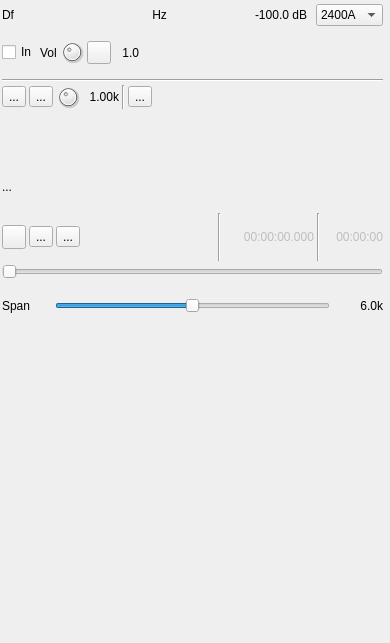
<?xml version="1.0" encoding="UTF-8"?>
<ui version="4.0">
 <class>FreeDVModGUI</class>
 <widget class="RollupWidget" name="FreeDVModGUI">
  <property name="geometry">
   <rect>
    <x>0</x>
    <y>0</y>
    <width>390</width>
    <height>643</height>
   </rect>
  </property>
  <property name="sizePolicy">
   <sizepolicy hsizetype="Minimum" vsizetype="Preferred">
    <horstretch>0</horstretch>
    <verstretch>0</verstretch>
   </sizepolicy>
  </property>
  <property name="minimumSize">
   <size>
    <width>390</width>
    <height>0</height>
   </size>
  </property>
  <property name="font">
   <font>
    <family>Liberation Sans</family>
    <pointsize>9</pointsize>
   </font>
  </property>
  <property name="windowTitle">
   <string>FreeDV Modulator</string>
  </property>
  <widget class="QWidget" name="settingsContainer" native="true">
   <property name="geometry">
    <rect>
     <x>0</x>
     <y>0</y>
     <width>385</width>
     <height>331</height>
    </rect>
   </property>
   <property name="minimumSize">
    <size>
     <width>385</width>
     <height>0</height>
    </size>
   </property>
   <property name="windowTitle">
    <string>Settings</string>
   </property>
   <layout class="QVBoxLayout" name="verticalLayout_2">
    <property name="spacing">
     <number>3</number>
    </property>
    <property name="leftMargin">
     <number>2</number>
    </property>
    <property name="topMargin">
     <number>2</number>
    </property>
    <property name="rightMargin">
     <number>2</number>
    </property>
    <property name="bottomMargin">
     <number>2</number>
    </property>
    <item>
     <layout class="QHBoxLayout" name="deltaFreqPowLayout">
      <property name="topMargin">
       <number>2</number>
      </property>
      <item>
       <layout class="QHBoxLayout" name="deltaFrequencyLayout">
        <item>
         <widget class="QLabel" name="deltaFrequencyLabel">
          <property name="minimumSize">
           <size>
            <width>16</width>
            <height>0</height>
           </size>
          </property>
          <property name="text">
           <string>Df</string>
          </property>
         </widget>
        </item>
        <item>
         <widget class="ValueDialZ" name="deltaFrequency" native="true">
          <property name="sizePolicy">
           <sizepolicy hsizetype="Maximum" vsizetype="Maximum">
            <horstretch>0</horstretch>
            <verstretch>0</verstretch>
           </sizepolicy>
          </property>
          <property name="minimumSize">
           <size>
            <width>125</width>
            <height>16</height>
           </size>
          </property>
          <property name="font">
           <font>
            <family>Liberation Mono</family>
            <pointsize>12</pointsize>
           </font>
          </property>
          <property name="cursor">
           <cursorShape>PointingHandCursor</cursorShape>
          </property>
          <property name="focusPolicy">
           <enum>Qt::StrongFocus</enum>
          </property>
          <property name="toolTip">
           <string>Demod shift frequency from center in Hz</string>
          </property>
         </widget>
        </item>
        <item>
         <widget class="QLabel" name="deltaUnits">
          <property name="text">
           <string> Hz </string>
          </property>
         </widget>
        </item>
       </layout>
      </item>
      <item>
       <spacer name="freqPowSpacer">
        <property name="orientation">
         <enum>Qt::Horizontal</enum>
        </property>
        <property name="sizeHint" stdset="0">
         <size>
          <width>40</width>
          <height>20</height>
         </size>
        </property>
       </spacer>
      </item>
      <item>
       <widget class="QLabel" name="channelPower">
        <property name="minimumSize">
         <size>
          <width>60</width>
          <height>0</height>
         </size>
        </property>
        <property name="toolTip">
         <string>Channel power</string>
        </property>
        <property name="layoutDirection">
         <enum>Qt::RightToLeft</enum>
        </property>
        <property name="text">
         <string>-100.0 dB</string>
        </property>
        <property name="alignment">
         <set>Qt::AlignRight|Qt::AlignTrailing|Qt::AlignVCenter</set>
        </property>
       </widget>
      </item>
      <item>
       <layout class="QHBoxLayout" name="audioOptionsLayout">
        <property name="leftMargin">
         <number>6</number>
        </property>
        <item>
         <widget class="QComboBox" name="freeDVMode">
          <property name="toolTip">
           <string>FreeDV mode</string>
          </property>
          <item>
           <property name="text">
            <string>2400A</string>
           </property>
          </item>
          <item>
           <property name="text">
            <string>1600</string>
           </property>
          </item>
          <item>
           <property name="text">
            <string>800XA</string>
           </property>
          </item>
          <item>
           <property name="text">
            <string>700C</string>
           </property>
          </item>
         </widget>
        </item>
       </layout>
      </item>
     </layout>
    </item>
    <item>
     <layout class="QHBoxLayout" name="volumeLayout">
      <item>
       <widget class="QCheckBox" name="gaugeInput">
        <property name="toolTip">
         <string>Check to see input level else shows modem level</string>
        </property>
        <property name="text">
         <string>In</string>
        </property>
       </widget>
      </item>
      <item>
       <widget class="QLabel" name="volLabel">
        <property name="text">
         <string>Vol</string>
        </property>
       </widget>
      </item>
      <item>
       <widget class="QDial" name="volume">
        <property name="maximumSize">
         <size>
          <width>24</width>
          <height>24</height>
         </size>
        </property>
        <property name="toolTip">
         <string>Audio input gain</string>
        </property>
        <property name="maximum">
         <number>30</number>
        </property>
        <property name="pageStep">
         <number>1</number>
        </property>
        <property name="value">
         <number>10</number>
        </property>
       </widget>
      </item>
      <item>
       <widget class="QToolButton" name="audioMute">
        <property name="toolTip">
         <string>Mute/Unmute audio</string>
        </property>
        <property name="text">
         <string/>
        </property>
        <property name="icon">
         <iconset resource="../../../sdrgui/resources/res.qrc">
          <normaloff>:/sound_on.png</normaloff>
          <normalon>:/sound_off.png</normalon>:/sound_on.png</iconset>
        </property>
        <property name="checkable">
         <bool>true</bool>
        </property>
       </widget>
      </item>
      <item>
       <widget class="QLabel" name="volumeText">
        <property name="minimumSize">
         <size>
          <width>25</width>
          <height>0</height>
         </size>
        </property>
        <property name="toolTip">
         <string>Audio input gain value</string>
        </property>
        <property name="statusTip">
         <string/>
        </property>
        <property name="text">
         <string>1.0</string>
        </property>
        <property name="alignment">
         <set>Qt::AlignRight|Qt::AlignTrailing|Qt::AlignVCenter</set>
        </property>
       </widget>
      </item>
      <item>
       <widget class="LevelMeterVU" name="volumeMeter" native="true">
        <property name="sizePolicy">
         <sizepolicy hsizetype="Expanding" vsizetype="Preferred">
          <horstretch>0</horstretch>
          <verstretch>0</verstretch>
         </sizepolicy>
        </property>
        <property name="font">
         <font>
          <family>Liberation Mono</family>
          <pointsize>8</pointsize>
         </font>
        </property>
        <property name="toolTip">
         <string>Level (% full range) top trace: average, bottom trace: instantaneous peak, tip: peak hold</string>
        </property>
       </widget>
      </item>
     </layout>
    </item>
    <item>
     <widget class="Line" name="line">
      <property name="orientation">
       <enum>Qt::Horizontal</enum>
      </property>
     </widget>
    </item>
    <item>
     <layout class="QHBoxLayout" name="inputSelectLayout">
      <item>
       <widget class="ButtonSwitch" name="tone">
        <property name="toolTip">
         <string>Tone modulation (1 kHz)</string>
        </property>
        <property name="text">
         <string>...</string>
        </property>
        <property name="icon">
         <iconset resource="../../../sdrgui/resources/res.qrc">
          <normaloff>:/carrier.png</normaloff>:/carrier.png</iconset>
        </property>
       </widget>
      </item>
      <item>
       <widget class="ButtonSwitch" name="morseKeyer">
        <property name="toolTip">
         <string>Morse keyer at tone frequency</string>
        </property>
        <property name="text">
         <string>...</string>
        </property>
        <property name="icon">
         <iconset resource="../../../sdrgui/resources/res.qrc">
          <normaloff>:/morsekey.png</normaloff>:/morsekey.png</iconset>
        </property>
       </widget>
      </item>
      <item>
       <widget class="QDial" name="toneFrequency">
        <property name="maximumSize">
         <size>
          <width>24</width>
          <height>24</height>
         </size>
        </property>
        <property name="toolTip">
         <string>Tone frequency</string>
        </property>
        <property name="minimum">
         <number>10</number>
        </property>
        <property name="maximum">
         <number>250</number>
        </property>
        <property name="pageStep">
         <number>1</number>
        </property>
        <property name="value">
         <number>100</number>
        </property>
       </widget>
      </item>
      <item>
       <widget class="QLabel" name="toneFrequencyText">
        <property name="minimumSize">
         <size>
          <width>36</width>
          <height>0</height>
         </size>
        </property>
        <property name="toolTip">
         <string>Tone frequency (kHz)</string>
        </property>
        <property name="text">
         <string>1.00k</string>
        </property>
        <property name="alignment">
         <set>Qt::AlignRight|Qt::AlignTrailing|Qt::AlignVCenter</set>
        </property>
       </widget>
      </item>
      <item>
       <widget class="Line" name="line_3">
        <property name="orientation">
         <enum>Qt::Vertical</enum>
        </property>
       </widget>
      </item>
      <item>
       <widget class="ButtonSwitch" name="mic">
        <property name="toolTip">
         <string>Audio input</string>
        </property>
        <property name="text">
         <string>...</string>
        </property>
        <property name="icon">
         <iconset resource="../../../sdrgui/resources/res.qrc">
          <normaloff>:/microphone.png</normaloff>:/microphone.png</iconset>
        </property>
        <property name="checkable">
         <bool>true</bool>
        </property>
       </widget>
      </item>
      <item>
       <spacer name="horizontalSpacer_3">
        <property name="orientation">
         <enum>Qt::Horizontal</enum>
        </property>
        <property name="sizeHint" stdset="0">
         <size>
          <width>40</width>
          <height>20</height>
         </size>
        </property>
       </spacer>
      </item>
     </layout>
    </item>
    <item>
     <layout class="QHBoxLayout" name="cwKeyerLayout">
      <item>
       <widget class="CWKeyerGUI" name="cwKeyerGUI" native="true"/>
      </item>
     </layout>
    </item>
    <item>
     <layout class="QHBoxLayout" name="fileNameLayout">
      <item>
       <widget class="QLabel" name="recordFileText">
        <property name="text">
         <string>...</string>
        </property>
       </widget>
      </item>
     </layout>
    </item>
    <item>
     <layout class="QHBoxLayout" name="playControllLayout">
      <item>
       <widget class="QPushButton" name="showFileDialog">
        <property name="minimumSize">
         <size>
          <width>24</width>
          <height>24</height>
         </size>
        </property>
        <property name="maximumSize">
         <size>
          <width>24</width>
          <height>24</height>
         </size>
        </property>
        <property name="toolTip">
         <string>Open record file (8 kHz 16 bit signed integer LE mono)</string>
        </property>
        <property name="text">
         <string/>
        </property>
        <property name="icon">
         <iconset resource="../../../sdrgui/resources/res.qrc">
          <normaloff>:/preset-load.png</normaloff>:/preset-load.png</iconset>
        </property>
       </widget>
      </item>
      <item>
       <widget class="ButtonSwitch" name="playLoop">
        <property name="toolTip">
         <string>Play file in a loop</string>
        </property>
        <property name="text">
         <string>...</string>
        </property>
        <property name="icon">
         <iconset resource="../../../sdrgui/resources/res.qrc">
          <normaloff>:/playloop.png</normaloff>:/playloop.png</iconset>
        </property>
        <property name="checkable">
         <bool>true</bool>
        </property>
       </widget>
      </item>
      <item>
       <widget class="ButtonSwitch" name="play">
        <property name="toolTip">
         <string>Record file play/pause</string>
        </property>
        <property name="text">
         <string>...</string>
        </property>
        <property name="icon">
         <iconset resource="../../../sdrgui/resources/res.qrc">
          <normaloff>:/play.png</normaloff>
          <normalon>:/pause.png</normalon>
          <disabledoff>:/play.png</disabledoff>
          <disabledon>:/play.png</disabledon>:/play.png</iconset>
        </property>
       </widget>
      </item>
      <item>
       <spacer name="horizontalSpacer_2">
        <property name="orientation">
         <enum>Qt::Horizontal</enum>
        </property>
        <property name="sizeHint" stdset="0">
         <size>
          <width>40</width>
          <height>20</height>
         </size>
        </property>
       </spacer>
      </item>
      <item>
       <widget class="Line" name="linePlay1">
        <property name="orientation">
         <enum>Qt::Vertical</enum>
        </property>
       </widget>
      </item>
      <item>
       <widget class="QLabel" name="relTimeText">
        <property name="enabled">
         <bool>false</bool>
        </property>
        <property name="minimumSize">
         <size>
          <width>90</width>
          <height>0</height>
         </size>
        </property>
        <property name="toolTip">
         <string>Record time from start</string>
        </property>
        <property name="text">
         <string>00:00:00.000</string>
        </property>
        <property name="alignment">
         <set>Qt::AlignRight|Qt::AlignTrailing|Qt::AlignVCenter</set>
        </property>
       </widget>
      </item>
      <item>
       <widget class="Line" name="linePlay2">
        <property name="orientation">
         <enum>Qt::Vertical</enum>
        </property>
       </widget>
      </item>
      <item>
       <widget class="QLabel" name="recordLengthText">
        <property name="enabled">
         <bool>false</bool>
        </property>
        <property name="minimumSize">
         <size>
          <width>60</width>
          <height>0</height>
         </size>
        </property>
        <property name="toolTip">
         <string>Total record time</string>
        </property>
        <property name="text">
         <string>00:00:00</string>
        </property>
        <property name="alignment">
         <set>Qt::AlignRight|Qt::AlignTrailing|Qt::AlignVCenter</set>
        </property>
       </widget>
      </item>
     </layout>
    </item>
    <item>
     <layout class="QHBoxLayout" name="horizontalLayout_nav">
      <item>
       <widget class="QSlider" name="navTimeSlider">
        <property name="toolTip">
         <string>Record file time navigator</string>
        </property>
        <property name="maximum">
         <number>100</number>
        </property>
        <property name="pageStep">
         <number>1</number>
        </property>
        <property name="orientation">
         <enum>Qt::Horizontal</enum>
        </property>
       </widget>
      </item>
     </layout>
    </item>
    <item>
     <layout class="QHBoxLayout" name="spanLayout">
      <item>
       <widget class="QLabel" name="spanLabel">
        <property name="minimumSize">
         <size>
          <width>50</width>
          <height>0</height>
         </size>
        </property>
        <property name="maximumSize">
         <size>
          <width>50</width>
          <height>16777215</height>
         </size>
        </property>
        <property name="text">
         <string>Span</string>
        </property>
       </widget>
      </item>
      <item>
       <widget class="QSlider" name="spanLog2">
        <property name="toolTip">
         <string>Spectrum display  frequency span</string>
        </property>
        <property name="minimum">
         <number>0</number>
        </property>
        <property name="maximum">
         <number>4</number>
        </property>
        <property name="pageStep">
         <number>1</number>
        </property>
        <property name="value">
         <number>2</number>
        </property>
        <property name="sliderPosition">
         <number>2</number>
        </property>
        <property name="orientation">
         <enum>Qt::Horizontal</enum>
        </property>
        <property name="invertedAppearance">
         <bool>false</bool>
        </property>
        <property name="invertedControls">
         <bool>false</bool>
        </property>
       </widget>
      </item>
      <item>
       <widget class="QLabel" name="spanText">
        <property name="minimumSize">
         <size>
          <width>50</width>
          <height>0</height>
         </size>
        </property>
        <property name="maximumSize">
         <size>
          <width>50</width>
          <height>16777215</height>
         </size>
        </property>
        <property name="text">
         <string>6.0k</string>
        </property>
        <property name="alignment">
         <set>Qt::AlignRight|Qt::AlignTrailing|Qt::AlignVCenter</set>
        </property>
       </widget>
      </item>
     </layout>
    </item>
   </layout>
  </widget>
  <widget class="QWidget" name="spectrumContainer" native="true">
   <property name="geometry">
    <rect>
     <x>0</x>
     <y>340</y>
     <width>351</width>
     <height>284</height>
    </rect>
   </property>
   <property name="windowTitle">
    <string>Channel Spectrum</string>
   </property>
   <layout class="QVBoxLayout" name="verticalLayout">
    <property name="spacing">
     <number>2</number>
    </property>
    <property name="leftMargin">
     <number>3</number>
    </property>
    <property name="topMargin">
     <number>3</number>
    </property>
    <property name="rightMargin">
     <number>3</number>
    </property>
    <property name="bottomMargin">
     <number>3</number>
    </property>
    <item>
     <widget class="GLSpectrum" name="glSpectrum" native="true">
      <property name="minimumSize">
       <size>
        <width>200</width>
        <height>250</height>
       </size>
      </property>
      <property name="font">
       <font>
        <family>Liberation Mono</family>
        <pointsize>8</pointsize>
       </font>
      </property>
     </widget>
    </item>
    <item>
     <widget class="GLSpectrumGUI" name="spectrumGUI" native="true"/>
    </item>
   </layout>
  </widget>
 </widget>
 <customwidgets>
  <customwidget>
   <class>RollupWidget</class>
   <extends>QWidget</extends>
   <header>gui/rollupwidget.h</header>
   <container>1</container>
  </customwidget>
  <customwidget>
   <class>GLSpectrum</class>
   <extends>QWidget</extends>
   <header>gui/glspectrum.h</header>
   <container>1</container>
  </customwidget>
  <customwidget>
   <class>GLSpectrumGUI</class>
   <extends>QWidget</extends>
   <header>gui/glspectrumgui.h</header>
   <container>1</container>
  </customwidget>
  <customwidget>
   <class>LevelMeterVU</class>
   <extends>QWidget</extends>
   <header>gui/levelmeter.h</header>
   <container>1</container>
  </customwidget>
  <customwidget>
   <class>ButtonSwitch</class>
   <extends>QToolButton</extends>
   <header>gui/buttonswitch.h</header>
  </customwidget>
  <customwidget>
   <class>CWKeyerGUI</class>
   <extends>QWidget</extends>
   <header>gui/cwkeyergui.h</header>
   <container>1</container>
  </customwidget>
  <customwidget>
   <class>ValueDialZ</class>
   <extends>QWidget</extends>
   <header>gui/valuedialz.h</header>
   <container>1</container>
  </customwidget>
 </customwidgets>
 <resources>
  <include location="../../../sdrgui/resources/res.qrc"/>
 </resources>
 <connections/>
</ui>
